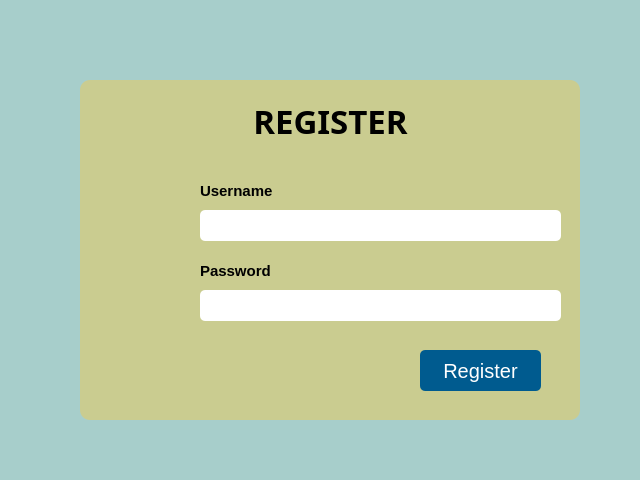
<?xml version="1.0" encoding="UTF-8"?>
<ui version="4.0">
 <class>Form</class>
 <widget class="QWidget" name="Form">
  <property name="geometry">
   <rect>
    <x>0</x>
    <y>0</y>
    <width>640</width>
    <height>480</height>
   </rect>
  </property>
  <property name="minimumSize">
   <size>
    <width>640</width>
    <height>480</height>
   </size>
  </property>
  <property name="maximumSize">
   <size>
    <width>640</width>
    <height>480</height>
   </size>
  </property>
  <property name="windowTitle">
   <string>Form</string>
  </property>
  <property name="styleSheet">
   <string notr="true">*{
background:#A7CECB; 
}

QFrame{ 
background:#CACC90;
border-radius:10px;
}
QLineEdit{
background:#f2f2f2 50%;
border-radius:5px;
border:none;
font-size: 20px;
font-weight:bold;
padding-left:10px;
}
QPushButton{
font-size:20px;
color:#fff;
border:none;
border-radius:5px;
background:#005b8f;
}
QPushButton:hover{
background:#B8B8B8;
}
QPushButton:pressed{
background:#585858;
}</string>
  </property>
  <widget class="QFrame" name="menu1">
   <property name="geometry">
    <rect>
     <x>80</x>
     <y>80</y>
     <width>500</width>
     <height>340</height>
    </rect>
   </property>
   <property name="minimumSize">
    <size>
     <width>500</width>
     <height>340</height>
    </size>
   </property>
   <property name="maximumSize">
    <size>
     <width>500</width>
     <height>340</height>
    </size>
   </property>
   <property name="frameShape">
    <enum>QFrame::StyledPanel</enum>
   </property>
   <property name="frameShadow">
    <enum>QFrame::Raised</enum>
   </property>
   <widget class="QLabel" name="label">
    <property name="geometry">
     <rect>
      <x>170</x>
      <y>20</y>
      <width>161</width>
      <height>41</height>
     </rect>
    </property>
    <property name="font">
     <font>
      <family>Lucida Sans Unicode</family>
      <pointsize>25</pointsize>
      <weight>75</weight>
      <bold>true</bold>
     </font>
    </property>
    <property name="text">
     <string>REGISTER</string>
    </property>
    <property name="alignment">
     <set>Qt::AlignCenter</set>
    </property>
   </widget>
   <widget class="QLabel" name="label_2">
    <property name="geometry">
     <rect>
      <x>70</x>
      <y>120</y>
      <width>41</width>
      <height>41</height>
     </rect>
    </property>
    <property name="text">
     <string/>
    </property>
    <property name="pixmap">
     <pixmap>img/user-min.png</pixmap>
    </property>
    <property name="scaledContents">
     <bool>true</bool>
    </property>
    <property name="wordWrap">
     <bool>false</bool>
    </property>
   </widget>
   <widget class="QLabel" name="label_3">
    <property name="geometry">
     <rect>
      <x>70</x>
      <y>200</y>
      <width>41</width>
      <height>41</height>
     </rect>
    </property>
    <property name="text">
     <string/>
    </property>
    <property name="pixmap">
     <pixmap>img/password-min.png</pixmap>
    </property>
    <property name="scaledContents">
     <bool>true</bool>
    </property>
    <property name="wordWrap">
     <bool>false</bool>
    </property>
   </widget>
   <widget class="QLineEdit" name="lineEdit">
    <property name="geometry">
     <rect>
      <x>120</x>
      <y>130</y>
      <width>361</width>
      <height>31</height>
     </rect>
    </property>
   </widget>
   <widget class="QLineEdit" name="lineEdit_2">
    <property name="geometry">
     <rect>
      <x>120</x>
      <y>210</y>
      <width>361</width>
      <height>31</height>
     </rect>
    </property>
   </widget>
   <widget class="QLabel" name="label_4">
    <property name="geometry">
     <rect>
      <x>140</x>
      <y>100</y>
      <width>47</width>
      <height>13</height>
     </rect>
    </property>
    <property name="text">
     <string/>
    </property>
   </widget>
   <widget class="QLabel" name="label_5">
    <property name="geometry">
     <rect>
      <x>120</x>
      <y>100</y>
      <width>161</width>
      <height>21</height>
     </rect>
    </property>
    <property name="font">
     <font>
      <family>Nirmala UI</family>
      <pointsize>11</pointsize>
      <weight>75</weight>
      <bold>true</bold>
     </font>
    </property>
    <property name="text">
     <string>Username</string>
    </property>
    <property name="alignment">
     <set>Qt::AlignJustify|Qt::AlignVCenter</set>
    </property>
   </widget>
   <widget class="QLabel" name="label_6">
    <property name="geometry">
     <rect>
      <x>120</x>
      <y>180</y>
      <width>71</width>
      <height>21</height>
     </rect>
    </property>
    <property name="font">
     <font>
      <family>Nirmala UI</family>
      <pointsize>11</pointsize>
      <weight>75</weight>
      <bold>true</bold>
     </font>
    </property>
    <property name="text">
     <string>Password</string>
    </property>
    <property name="alignment">
     <set>Qt::AlignJustify|Qt::AlignVCenter</set>
    </property>
   </widget>
   <widget class="QPushButton" name="tombol2">
    <property name="geometry">
     <rect>
      <x>340</x>
      <y>270</y>
      <width>121</width>
      <height>41</height>
     </rect>
    </property>
    <property name="styleSheet">
     <string notr="true"/>
    </property>
    <property name="text">
     <string>Register</string>
    </property>
   </widget>
  </widget>
 </widget>
 <resources/>
 <connections/>
</ui>
